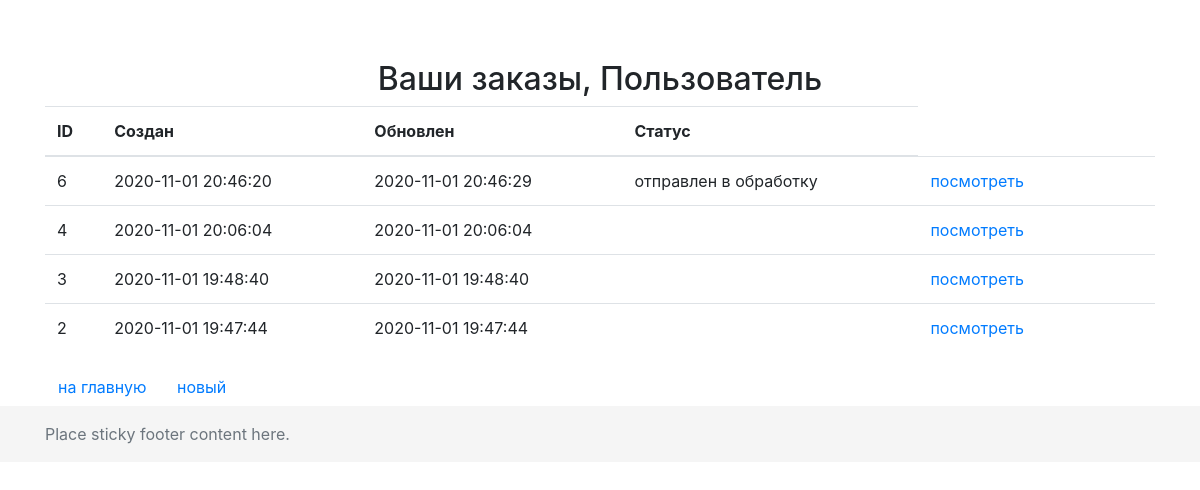
Before: /order/ (signed in) with the older database file.
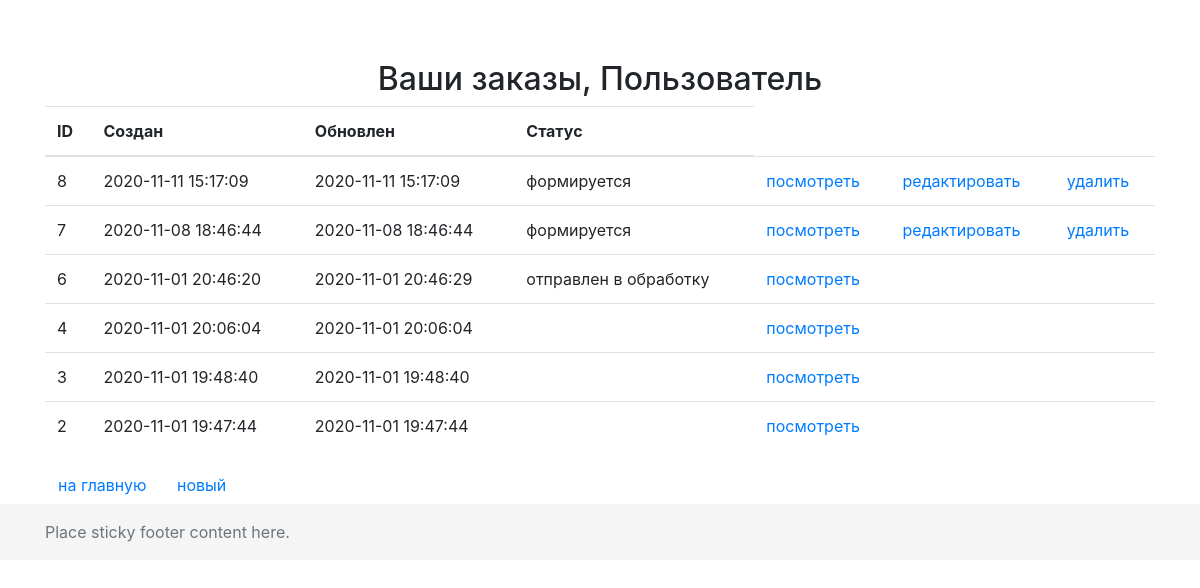
After: the same page with the newer database file.
### orderapp/models.py (models this page shows, shortened)
class Order(models.Model):
    FORMING = 'FM'
    SENT_TO_PROCEED = 'STP'
    PROCEEDED = 'PRD'
    PAID = 'PD'
    READY = 'RDY'
    DONE = 'DN'
    CANCEL = 'CNC'
    ORDER_STATUSES = (
        (FORMING, 'формируется'),
        (SENT_TO_PROCEED, 'отправлен в обработку'),
        (PROCEEDED, 'обработан'),
        (PAID, 'оплачен'),
        (READY, 'готов к выдаче'),
        (DONE, 'выдан'),
        (CANCEL, 'отменен'),
    )
    user = models.ForeignKey(settings.AUTH_USER_MODEL, on_delete=models.CASCADE, verbose_name='Пользователь')
    created = models.DateTimeField(auto_now_add=True, verbose_name='Дата создания')
    updated = models.DateTimeField(auto_now=True, verbose_name='Дата изменения')
    status = models.CharField(max_length=3, choices=ORDER_STATUSES, default=FORMING)
    is_active = models.BooleanField(default=True, verbose_name='Активен')
    class Meta:
        ordering = ('-created',)
        verbose_name = 'заказ'
        verbose_name_plural = 'заказы'

### orderapp/views.py (the view)
# urls.py: path('', orderapp.OrderList.as_view(), name='orders_list'),
class OrderList(ListView):
    model = Order
    def get_queryset(self):
        return Order.objects.filter(user=self.request.user)

### mainapp/context_processors.py (called while the page is built)
def basket(request):
    basket_items = []
    if request.user.is_authenticated:
        basket_items = Basket.objects.filter(user=request.user)
    return {
        'basket': basket_items
    }

### orderapp/templates/orderapp/order_list.html
{% extends 'orderapp/base.html' %}
{% load static %}
{% block content %}
    <div class="h2 text-center head">
        Ваши заказы, {% if user.first_name %}{{ user.first_name|title }}{% else %}Пользователь{% endif %}
    </div>
    <table class="table">
        <thead>
            <tr>
                <th>ID</th>
                <th>Создан</th>
                <th>Обновлен</th>
                <th>Статус</th>
            </tr>
        </thead>
        <tbody>
            {% for item in object_list %}
                {% if item.is_active %}
                    <tr>
                        <td>{{ item.pk }}</td>
                        <td>{{ item.created|date:"Y-m-d H:i:s" }}</td>
                        <td>{{ item.updated|date:"Y-m-d H:i:s" }}</td>
                        <td>{{ item.get_status_display }}</td>
                        <td><a href="{% url 'orderapp:order_read' item.pk %}">посмотреть</a></td>
                        <td>{% if item.status == 'FM' %}
                            <a href="{% url 'orderapp:order_update' item.pk %}">редактировать</a>
                            {% endif %}
                        </td>
                        <td>
                            {% if item.status == 'FM' %}
                                <a href="{% url 'orderapp:order_delete' item.pk %}">удалить</a>
                            {% endif %}
                        </td>
                    </tr>
                {% endif %}
            {% endfor %}
        </tbody>
    </table>
    <button class="btn btn-default">
        <a href="{% url 'main' %}">на главную</a>
    </button>
    <button class="btn btn-default">
        <a href="{% url 'orderapp:order_create' %}">новый</a>
    </button>
{% endblock %}

Changed rows visible on the page:
added Order: pk "8", created "2020-11-11 15:17:09", updated "2020-11-11 15:17:09", status "формируется", shows "редактировать", shows "удалить"
added Order: pk "7", created "2020-11-08 18:46:44", updated "2020-11-08 18:46:44", status "формируется", shows "редактировать", shows "удалить"
